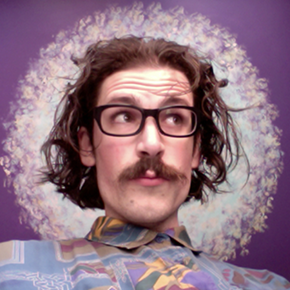
#> input picture chapter_2/NumpyArray/MyPic.png, 290 x 290 px
$ python main.py
#> lines starting #> are read from the running program, lines starting #| are printed output that depends on the picture; after the words box and inside, x2 and y2 are one past the last pixel; in counts of white or black regions, pixels touching at a corner belong together
import cv2

img = cv2.imread('MyPic.png')
#> img is the input picture: shape (290, 290, 3); mean B, G, R 129.8, 115.2, 144.3

print(img.shape)
#| (290, 290, 3)
print(img.size)
#| 252300
print(img.dtype)
#| uint8

print(img.item(150, 120, 0))
#| 168
img[150, 120] = [255, 255, 255]
#> img: shape (290, 290, 3); under 0.01% of pixels changed, all inside (x1, y1, x2, y2) = (120, 150, 121, 151)
print(img.item(150, 120, 0))
#| 255
img.itemset((150, 120, 0), 0)
#> img: shape (290, 290, 3); mean B, G, R 129.8, 115.2, 144.3
print(img.item(150, 120, 0))
#| 0

img1 = img.copy()
img1[:, :, 1] = 0
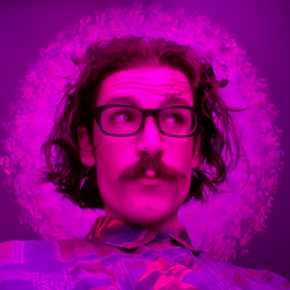
#> img1: shape (290, 290, 3); mean B, G, R 129.8, 0, 144.3
cv2.imwrite("MoveGreen.png", img1)

img2 = img.copy()
slice = img2[:100, :100]
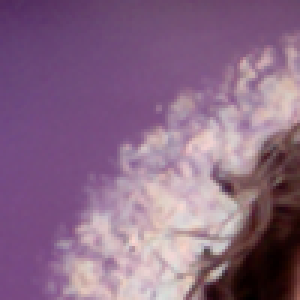
#> slice: shape (100, 100, 3) (shown 3 times larger); mean B, G, R 132.7, 104.6, 137.6
img2[150:250, 150:250] = slice
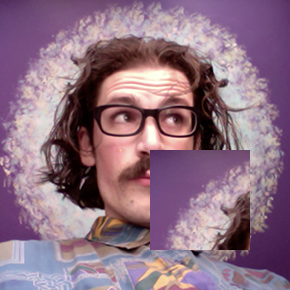
#> img2: shape (290, 290, 3); mean B, G, R 130.8, 113, 142.8
cv2.imwrite("Copy.png", img2)
